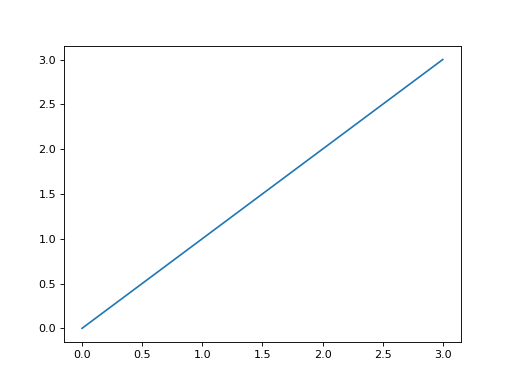

This figure's Python source:
assert b == 4
plt.plot(range(b))
